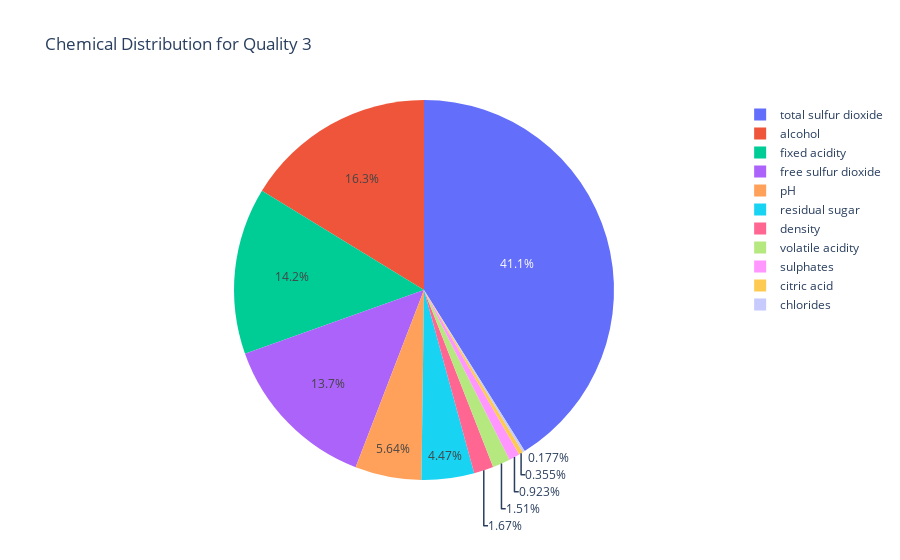
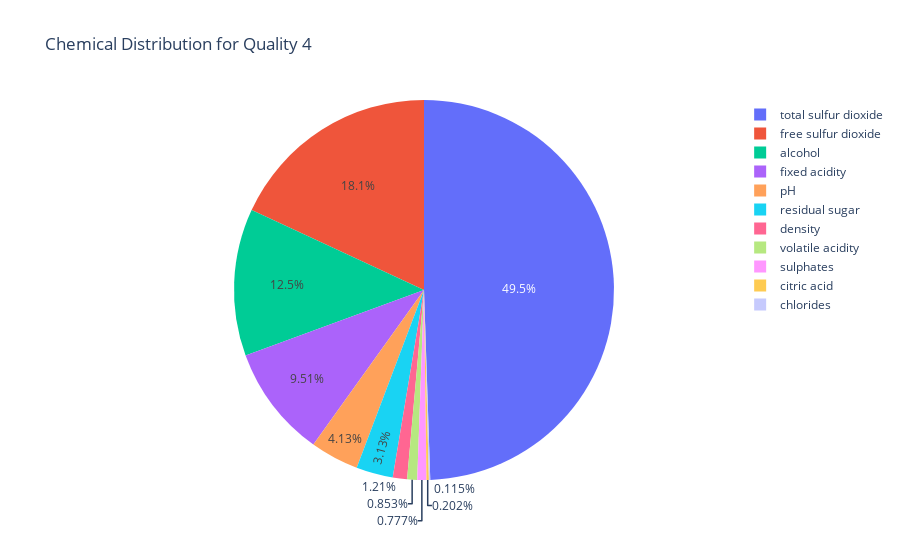
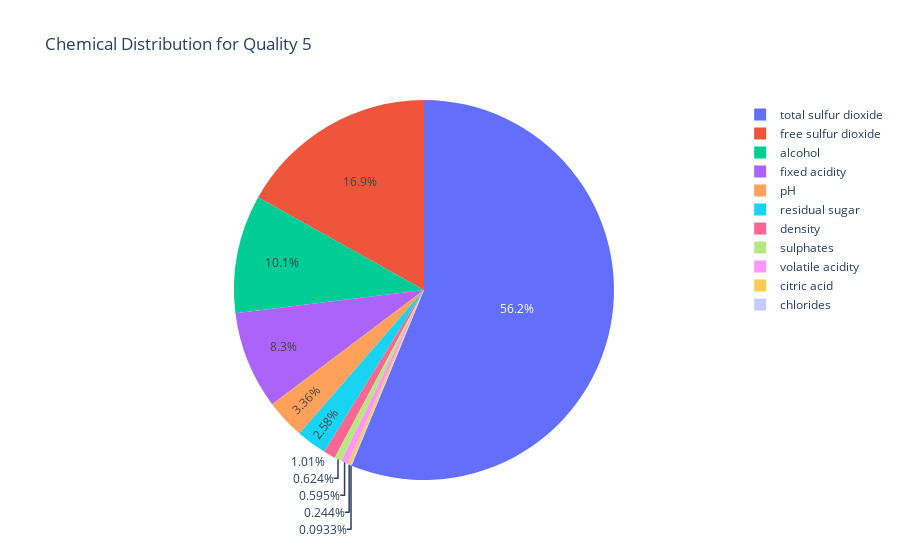

Notebook cell for these charts, in order:
### Markdown cell above
### Pieplot

### Code cell
import plotly.express as px
# Assuming 'data' is your DataFrame and 'quality' is the column for which you want to calculate chemical percentages
# List of chemical columns (excluding the 'quality' column)
chemical_columns = [col for col in data.columns if col != 'quality']

# Group data by 'quality' and calculate the mean of chemical percentages
grouped_data = data.groupby('quality')[chemical_columns].mean()

# Iterate over each quality category and create a pie chart
for quality in grouped_data.index:
    # Extract the mean chemical percentages for the current quality
    quality_data = grouped_data.loc[quality]
    
    # Create a pie chart
    fig = px.pie(
        names=quality_data.index,
        values=quality_data.values,
        title=f'Chemical Distribution for Quality {quality}',
        labels={'names': 'Chemicals', 'values': 'Percentage'}
    )
    
    # Show the pie chart
    fig.show()

### Figure 1 — Plotly figure (JSON) as saved in the notebook; plotly's stock layout.template omitted (floating-point values rounded to 4 significant figures)
{"data": [{"domain": {"x": [0, 1], "y": [0, 1]}, "hovertemplate": "Chemicals=%{label}<br>Percentage=%{value}<extra></extra>", "labels": ["fixed acidity", "volatile acidity", "citric acid", "residual sugar", "chlorides", "free sulfur dioxide", "total sulfur dioxide", "density", "pH", "sulphates", "alcohol"], "legendgroup": "", "name": "", "showlegend": true, "type": "pie", "values": [8.45, 0.8975, 0.2117, 2.667, 0.1053, 8.167, 24.5, 0.9977, 3.362, 0.55, 9.692]}], "layout": {"legend": {"tracegroupgap": 0}, "title": {"text": "Chemical Distribution for Quality 3"}}}

### Figure 2 — Plotly figure (JSON) as saved in the notebook; plotly's stock layout.template omitted (floating-point values rounded to 4 significant figures)
{"data": [{"domain": {"x": [0, 1], "y": [0, 1]}, "hovertemplate": "Chemicals=%{label}<br>Percentage=%{value}<extra></extra>", "labels": ["fixed acidity", "volatile acidity", "citric acid", "residual sugar", "chlorides", "free sulfur dioxide", "total sulfur dioxide", "density", "pH", "sulphates", "alcohol"], "legendgroup": "", "name": "", "showlegend": true, "type": "pie", "values": [7.809, 0.7, 0.1658, 2.567, 0.09479, 14.85, 40.61, 0.9967, 3.391, 0.6379, 10.26]}], "layout": {"legend": {"tracegroupgap": 0}, "title": {"text": "Chemical Distribution for Quality 4"}}}

### Figure 3 — Plotly figure (JSON) as saved in the notebook; plotly's stock layout.template omitted (floating-point values rounded to 4 significant figures)
{"data": [{"domain": {"x": [0, 1], "y": [0, 1]}, "hovertemplate": "Chemicals=%{label}<br>Percentage=%{value}<extra></extra>", "labels": ["fixed acidity", "volatile acidity", "citric acid", "residual sugar", "chlorides", "free sulfur dioxide", "total sulfur dioxide", "density", "pH", "sulphates", "alcohol"], "legendgroup": "", "name": "", "showlegend": true, "type": "pie", "values": [8.161, 0.5853, 0.2401, 2.54, 0.09177, 16.61, 55.3, 0.9971, 3.302, 0.6134, 9.902]}], "layout": {"legend": {"tracegroupgap": 0}, "title": {"text": "Chemical Distribution for Quality 5"}}}
